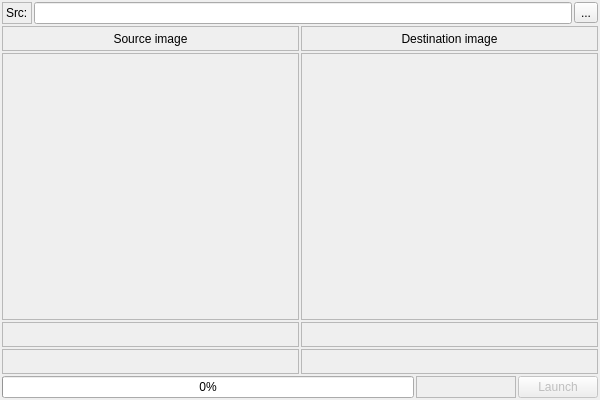
      <widget class="QWidget" name="sub_faceonly">
       <property name="minimumSize">
        <size>
         <width>600</width>
         <height>400</height>
        </size>
       </property>
       <property name="windowTitle">
        <string>Face only</string>
       </property>
       <layout class="QVBoxLayout" name="verticalLayout_8">
        <property name="spacing">
         <number>2</number>
        </property>
        <property name="leftMargin">
         <number>2</number>
        </property>
        <property name="topMargin">
         <number>2</number>
        </property>
        <property name="rightMargin">
         <number>2</number>
        </property>
        <property name="bottomMargin">
         <number>2</number>
        </property>
        <item>
         <layout class="QGridLayout" name="lay_faceonly">
          <property name="sizeConstraint">
           <enum>QLayout::SetDefaultConstraint</enum>
          </property>
          <property name="spacing">
           <number>2</number>
          </property>
          <item row="0" column="0">
           <widget class="QLabel" name="label_33">
            <property name="frameShape">
             <enum>QFrame::StyledPanel</enum>
            </property>
            <property name="frameShadow">
             <enum>QFrame::Sunken</enum>
            </property>
            <property name="text">
             <string>Src:</string>
            </property>
           </widget>
          </item>
          <item row="0" column="1">
           <widget class="QLineEdit" name="line_faceOnly_path_src">
            <property name="text">
             <string/>
            </property>
            <property name="frame">
             <bool>true</bool>
            </property>
            <property name="alignment">
             <set>Qt::AlignLeading|Qt::AlignLeft|Qt::AlignVCenter</set>
            </property>
           </widget>
          </item>
          <item row="0" column="3">
           <widget class="QToolButton" name="b_faceOncly_src">
            <property name="text">
             <string>...</string>
            </property>
           </widget>
          </item>
         </layout>
        </item>
        <item>
         <layout class="QHBoxLayout" name="horizontalLayout">
          <property name="spacing">
           <number>2</number>
          </property>
          <item>
           <layout class="QVBoxLayout" name="verticalLayout_6">
            <property name="spacing">
             <number>2</number>
            </property>
            <item>
             <widget class="QLabel" name="label_35">
              <property name="maximumSize">
               <size>
                <width>16777215</width>
                <height>25</height>
               </size>
              </property>
              <property name="frameShape">
               <enum>QFrame::StyledPanel</enum>
              </property>
              <property name="frameShadow">
               <enum>QFrame::Sunken</enum>
              </property>
              <property name="text">
               <string>Source image</string>
              </property>
              <property name="alignment">
               <set>Qt::AlignCenter</set>
              </property>
             </widget>
            </item>
            <item>
             <widget class="QLabel" name="lab_faceOnly_src">
              <property name="frameShape">
               <enum>QFrame::StyledPanel</enum>
              </property>
              <property name="frameShadow">
               <enum>QFrame::Sunken</enum>
              </property>
              <property name="text">
               <string/>
              </property>
              <property name="alignment">
               <set>Qt::AlignCenter</set>
              </property>
             </widget>
            </item>
            <item>
             <widget class="QLabel" name="lab_faceOnly_src_log2">
              <property name="maximumSize">
               <size>
                <width>16777215</width>
                <height>25</height>
               </size>
              </property>
              <property name="frameShape">
               <enum>QFrame::StyledPanel</enum>
              </property>
              <property name="frameShadow">
               <enum>QFrame::Sunken</enum>
              </property>
              <property name="text">
               <string/>
              </property>
              <property name="scaledContents">
               <bool>true</bool>
              </property>
              <property name="alignment">
               <set>Qt::AlignCenter</set>
              </property>
             </widget>
            </item>
            <item>
             <widget class="QLabel" name="lab_faceOnly_src_log">
              <property name="maximumSize">
               <size>
                <width>16777215</width>
                <height>25</height>
               </size>
              </property>
              <property name="frameShape">
               <enum>QFrame::StyledPanel</enum>
              </property>
              <property name="frameShadow">
               <enum>QFrame::Sunken</enum>
              </property>
              <property name="text">
               <string/>
              </property>
              <property name="scaledContents">
               <bool>true</bool>
              </property>
              <property name="alignment">
               <set>Qt::AlignCenter</set>
              </property>
             </widget>
            </item>
           </layout>
          </item>
          <item>
           <layout class="QVBoxLayout" name="verticalLayout_7">
            <property name="spacing">
             <number>2</number>
            </property>
            <item>
             <widget class="QLabel" name="label_34">
              <property name="maximumSize">
               <size>
                <width>16777215</width>
                <height>25</height>
               </size>
              </property>
              <property name="frameShape">
               <enum>QFrame::StyledPanel</enum>
              </property>
              <property name="frameShadow">
               <enum>QFrame::Sunken</enum>
              </property>
              <property name="text">
               <string>Destination image</string>
              </property>
              <property name="alignment">
               <set>Qt::AlignCenter</set>
              </property>
             </widget>
            </item>
            <item>
             <widget class="QLabel" name="lab_faceOnly_dest">
              <property name="frameShape">
               <enum>QFrame::StyledPanel</enum>
              </property>
              <property name="frameShadow">
               <enum>QFrame::Sunken</enum>
              </property>
              <property name="text">
               <string/>
              </property>
              <property name="alignment">
               <set>Qt::AlignCenter</set>
              </property>
              <property name="wordWrap">
               <bool>true</bool>
              </property>
             </widget>
            </item>
            <item>
             <widget class="QLabel" name="lab_faceOnly_dest_log2">
              <property name="maximumSize">
               <size>
                <width>16777215</width>
                <height>25</height>
               </size>
              </property>
              <property name="frameShape">
               <enum>QFrame::StyledPanel</enum>
              </property>
              <property name="frameShadow">
               <enum>QFrame::Sunken</enum>
              </property>
              <property name="text">
               <string/>
              </property>
              <property name="scaledContents">
               <bool>true</bool>
              </property>
              <property name="alignment">
               <set>Qt::AlignCenter</set>
              </property>
             </widget>
            </item>
            <item>
             <widget class="QLabel" name="lab_faceOnly_dest_log">
              <property name="maximumSize">
               <size>
                <width>16777215</width>
                <height>25</height>
               </size>
              </property>
              <property name="frameShape">
               <enum>QFrame::StyledPanel</enum>
              </property>
              <property name="frameShadow">
               <enum>QFrame::Sunken</enum>
              </property>
              <property name="text">
               <string/>
              </property>
              <property name="scaledContents">
               <bool>true</bool>
              </property>
              <property name="alignment">
               <set>Qt::AlignCenter</set>
              </property>
             </widget>
            </item>
           </layout>
          </item>
         </layout>
        </item>
        <item>
         <layout class="QHBoxLayout" name="horizontalLayout_3">
          <property name="spacing">
           <number>2</number>
          </property>
          <item>
           <widget class="QProgressBar" name="progressBar_faceOnly">
            <property name="value">
             <number>0</number>
            </property>
           </widget>
          </item>
          <item>
           <widget class="QLabel" name="lab_faceOnly_count">
            <property name="minimumSize">
             <size>
              <width>100</width>
              <height>0</height>
             </size>
            </property>
            <property name="frameShape">
             <enum>QFrame::StyledPanel</enum>
            </property>
            <property name="frameShadow">
             <enum>QFrame::Sunken</enum>
            </property>
            <property name="text">
             <string/>
            </property>
            <property name="alignment">
             <set>Qt::AlignCenter</set>
            </property>
           </widget>
          </item>
          <item>
           <widget class="QPushButton" name="b_faceOnly_launch">
            <property name="enabled">
             <bool>false</bool>
            </property>
            <property name="text">
             <string>Launch</string>
            </property>
           </widget>
          </item>
         </layout>
        </item>
       </layout>
      </widget>
